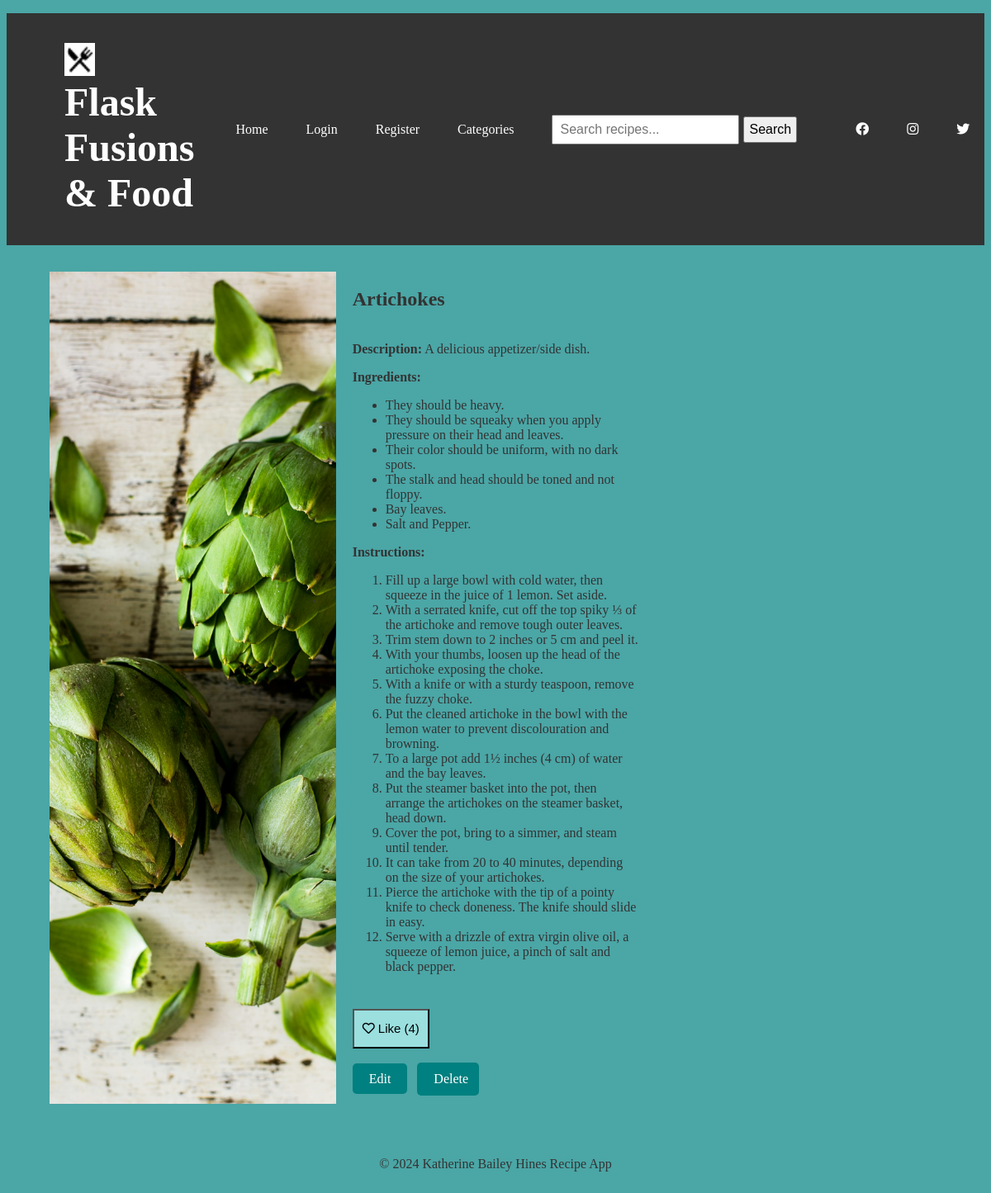
Page /view_recipe/8 on the earlier database version.
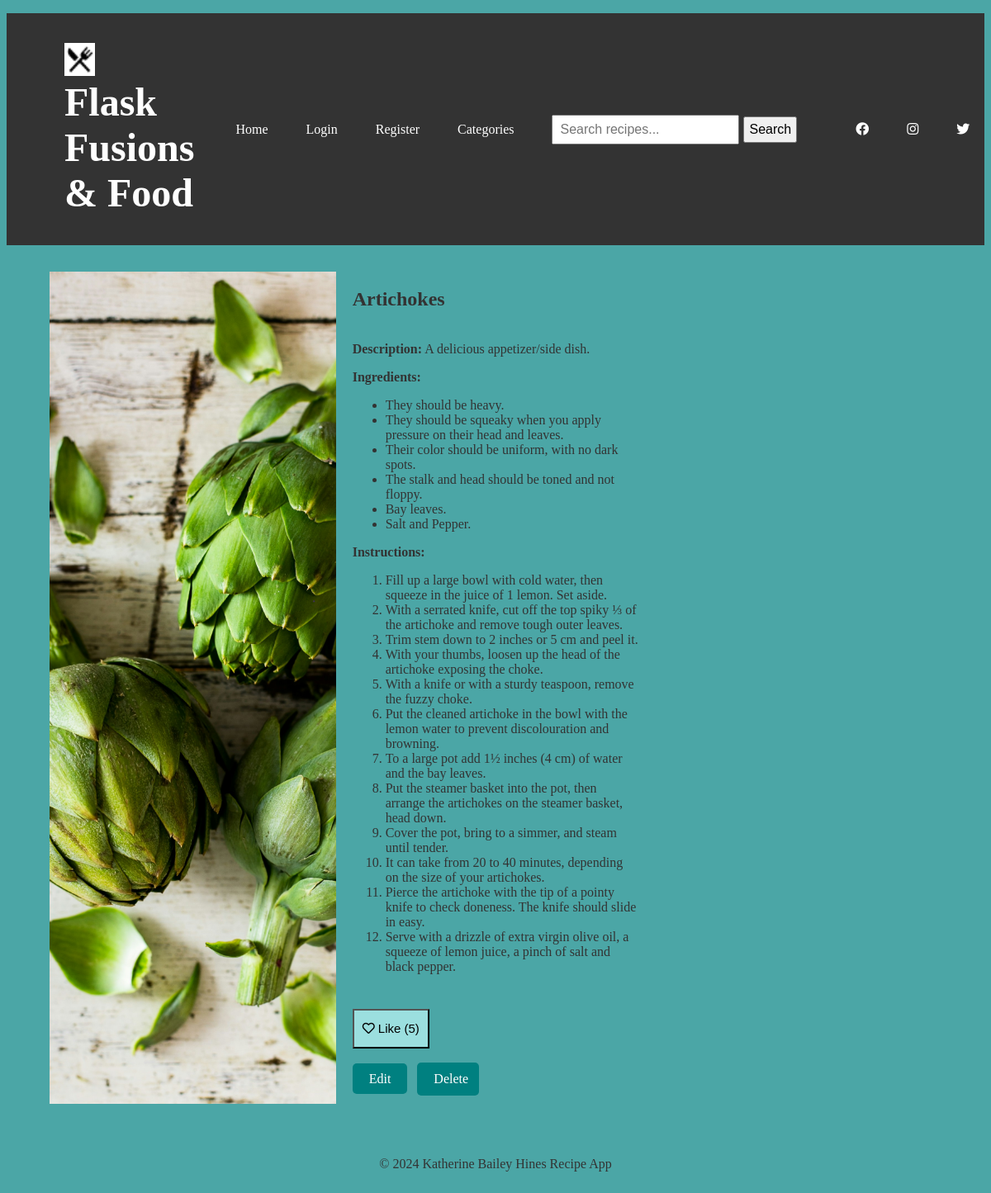
Same page on the later database version.
### app.py (models this page shows)
class Recipe(db.Model):
    id = db.Column(db.Integer, primary_key=True)
    title = db.Column(db.String(100), nullable=False)
    description = db.Column(db.Text, nullable=False)
    ingredients = db.Column(db.Text, nullable=False)
    instructions = db.Column(db.Text, nullable=False)
    image = db.Column(db.String(255), nullable=True)
    likes = db.Column(db.Integer, default=0)  # New field to store the number of likes
    category = db.Column(db.String(100), nullable=True)  # Add the category column
    user_id = db.Column(db.Integer, db.ForeignKey('user.id'), nullable=False)
    user = db.relationship('User', backref='recipes', lazy=True)

### app.py (the view)
@app.route('/view_recipe/<int:recipe_id>')
def view_recipe(recipe_id):
    recipe = Recipe.query.get(recipe_id)
    if recipe:
        likes_count = recipe.likes
        return render_template('view_recipe.html', recipe=recipe, likes_count=likes_count)
    else:
        return render_template('error.html', message='Recipe not found'), 404

### templates/view_recipe.html
{% extends 'base.html' %}
{% block content %}
<div class="recipe-container">
    <div class="recipe-image">
        {% if recipe.image %}
            <img src="{{ url_for('static', filename='images/' + recipe.image) }}" alt="Recipe Image">
        {% else %}
            <img src="{{ url_for('static', filename='images/default.jpg') }}" alt="Recipe Image">
        {% endif %}
    </div>
    <div class="recipe-details">
        <div class="recipe-header">
            <h2>{{ recipe.title }}</h2>
        </div>
        <div class="recipe-content">
            <p><strong>Description:</strong> {{ recipe.description }}</p>
            <p><strong>Ingredients:</strong></p>
            <ul>
                {% for ingredient in recipe.ingredients.split('\n') %}
                    {% if ingredient.strip() %}
                        <li>{{ ingredient.strip() }}</li>
                    {% endif %}
                {% endfor %}
            </ul>
            <p><strong>Instructions:</strong></p>
            <ol>
                {% for instruction in recipe.instructions.split('\n') %}
                    {% if instruction.strip() %}
                        <li>{{ instruction.strip() }}</li>
                    {% endif %}
                {% endfor %}
            </ol>
        </div>
        <div class="recipe-actions">
            <form method="POST" action="{{ url_for('like_recipe', recipe_id=recipe.id) }}">
                <button type="submit" class="btn like-button"><i class="far fa-heart"></i> Like ({{ recipe.likes }})</button>
            </form>
            <a href="{{ url_for('edit_recipe', recipe_id=recipe.id) }}" class="btn teal-button">Edit</a>
            <form action="{{ url_for('delete_recipe', recipe_id=recipe.id) }}" method="POST" style="display: inline;">
                <button type="submit" class="btn btn-delete">Delete</button>
            </form>
        </div>
    </div>
</div>
{% endblock %}

### templates/base.html (shortened to what this page needs)
<!DOCTYPE html>
<html lang="en">
<head>
    <link rel="stylesheet" href="{{ url_for('static', filename='main.css') }}">
    <link rel="stylesheet" href="https://cdnjs.cloudflare.com/ajax/libs/font-awesome/5.15.3/css/all.min.css">
</head>
<body>
    <header>
        <div class="container">
            <div class="header-left">
                <img src="/static/images/logo.png" alt="Logo" class="logo">
                <h1>Flask Fusions & Food</h1>
            </div>
            <div class="header-right">
                <nav>
                    <ul>
                        {% if current_user.is_authenticated %}
                            <li><a href="{{ url_for('index') }}">Home</a></li>
                            <li><a href="{{ url_for('add_recipe') }}">Add Recipe</a></li>
                            <li><a href="{{ url_for('logout') }}">Logout</a></li>
                        {% else %}
                            <li><a href="{{ url_for('index') }}">Home</a></li>
                            <li><a href="{{ url_for('login') }}">Login</a></li>
                            <li><a href="{{ url_for('register') }}">Register</a></li>
                        {% endif %}
                        <li><a href="{{ url_for('index') }}">Categories</a></li>
                        <li>
                            <form class="search-form" action="{{ url_for('search') }}" method="GET">
                                <input type="text" name="query" placeholder="Search recipes...">
                                <button type="submit">Search</button>
                            </form>
                        </li>
                        <li class="social-media-link"><a href="URL_TO_FACEBOOK_PROFILE" target="_blank"><i class="fab fa-facebook"></i></a></li>
                        <li class="social-media-link"><a href="URL_TO_INSTAGRAM_PROFILE" target="_blank"><i class="fab fa-instagram"></i></a></li>
                        <li class="social-media-link"><a href="URL_TO_TWITTER_PROFILE" target="_blank"><i class="fab fa-twitter"></i></a></li>
                    </ul>
                </nav>
            </div>
        </div>
    </header>
    <main>
        {% block content %}
        {% endblock %}
    </main>
    <footer>
        <p>&copy; 2024 Katherine Bailey Hines Recipe App</p>
    </footer>
</body>
</html>

### static/main.css (style rules this page uses)
body { background: rgb(75, 166, 166); color: #333333; margin-top: 1rem; }
header { background-color: #333; color: #fff; padding: 1rem 0; }
.container { display: flex; justify-content: space-between; align-items: center; padding: 20px; }
.header-left { margin-right: 20px; margin-left: 50px; }
.logo { width: 50px; height: auto; }
.header-left h1 { margin: 0; font-size: 3rem; font-family: Brush Script MT, Brush Script Std, cursive; font-weight: bold; }
.header-left img { width: 37px; height: 40px; margin-right: 25px; animation: spin 2s infinite linear; }
.header-left h1 { margin: 0; font-size: 3rem; font-family: Brush Script MT, Brush Script Std, cursive; font-weight: bold; margin-left: 0px; }
.header-right { margin-left: auto; }
.header-right nav ul { list-style-type: none; margin: 0; padding: 0; display: flex; align-items: center; margin-left: auto; }
.header-right nav ul li:first-child { margin-right: auto; }
.header-right nav ul li:not(:last-child) { margin-right: 1rem; }
.header-right nav ul li { margin-right: 1rem; margin-left: 30px; }
.header-right nav ul li a { color: #fff; text-decoration: none; }
main { margin: 0 20px; padding: 2rem; min-height: calc(100vh - 15rem); }
.recipe-container { display: grid; grid-template-columns: repeat(auto-fill, minmax(300px, 1fr)); justify-content: center; gap: 20px; }
.recipe-image { width: 100%; height: auto; }
.recipe-details { display: grid; grid-template-rows: auto auto auto auto; row-gap: 10px; }
.recipe-container { display: grid; grid-template-columns: repeat(3, 1fr); grid-gap: 20px; }
.recipe-image img { width: 100%; height: 100%; object-fit: cover; }
.recipe-details p { margin-top: 0.5em; }
.recipe-actions { margin-top: 1em; }
.recipe-actions .btn { margin-right: 0.5rem; }
footer { text-align: center; padding: 1rem; }
input[type="text"], input[type="password"], textarea { height: 2rem; padding: 0.5rem; font-size: 1.2rem; }
button { height: 3rem; padding: 0.5rem 1rem; font-size: 1.2rem; }
.teal-button, .btn.btn-delete { background-color: teal; color: white; border: none; padding: 10px 20px; border-radius: 5px; cursor: pointer; width: 150px; height: 40px; text-align: center; font-family: inherit; text-decoration: none; font-size: 16px; }
.btn.btn-delete { width: 75px; height: 40px; }
.social-media-link { margin-right: 10px; }
.social-media-link:last-child { margin-right: 50px; }
.header-right nav ul:after { content: ""; display: block; flex-grow: 1; }
.fa-heart { display: inline-block; }
.btn.like-button { background-color:rgb(155, 223, 223); padding: 10px; max-height: 25 px; margin-bottom: 17px; font-size: 15px; }
.header-right nav ul li .search-form input[type="text"] { height: 1rem; font-size: 1rem; }
.header-right nav ul li .search-form button { height: 2rem; font-size: 1rem; margin-left: 5px; padding: 5px; margin-right: 25px; }
.header-right nav ul li .search-form { display: flex; align-items: center; }

Differences in the rows shown:
changed Recipe "Artichokes": likes "4" → "5"
